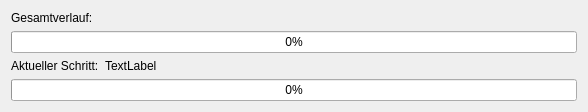
<?xml version="1.0" encoding="UTF-8"?>
<ui version="4.0">
 <class>Progress</class>
 <widget class="QDialog" name="Progress">
  <property name="windowModality">
   <enum>Qt::ApplicationModal</enum>
  </property>
  <property name="geometry">
   <rect>
    <x>0</x>
    <y>0</y>
    <width>588</width>
    <height>110</height>
   </rect>
  </property>
  <property name="windowTitle">
   <string>Verdickungen finden</string>
  </property>
  <property name="modal">
   <bool>true</bool>
  </property>
  <layout class="QGridLayout" name="gridLayout_2">
   <item row="0" column="0">
    <layout class="QGridLayout" name="gridLayout">
     <item row="1" column="0">
      <widget class="QProgressBar" name="bar_total">
       <property name="maximum">
        <number>10000</number>
       </property>
       <property name="value">
        <number>0</number>
       </property>
      </widget>
     </item>
     <item row="3" column="0">
      <widget class="QProgressBar" name="bar_step">
       <property name="maximum">
        <number>10000</number>
       </property>
       <property name="value">
        <number>0</number>
       </property>
      </widget>
     </item>
     <item row="0" column="0">
      <layout class="QHBoxLayout" name="horizontalLayout">
       <item>
        <widget class="QLabel" name="lbl_total">
         <property name="sizePolicy">
          <sizepolicy hsizetype="Minimum" vsizetype="Minimum">
           <horstretch>0</horstretch>
           <verstretch>0</verstretch>
          </sizepolicy>
         </property>
         <property name="text">
          <string>Gesamtverlauf:</string>
         </property>
        </widget>
       </item>
      </layout>
     </item>
     <item row="2" column="0">
      <layout class="QHBoxLayout" name="horizontalLayout_2">
       <item>
        <widget class="QLabel" name="lbl_step">
         <property name="sizePolicy">
          <sizepolicy hsizetype="Minimum" vsizetype="Minimum">
           <horstretch>0</horstretch>
           <verstretch>0</verstretch>
          </sizepolicy>
         </property>
         <property name="text">
          <string>Aktueller Schritt:</string>
         </property>
        </widget>
       </item>
       <item>
        <widget class="QLabel" name="lbl_step_name">
         <property name="sizePolicy">
          <sizepolicy hsizetype="MinimumExpanding" vsizetype="Minimum">
           <horstretch>0</horstretch>
           <verstretch>0</verstretch>
          </sizepolicy>
         </property>
         <property name="text">
          <string>TextLabel</string>
         </property>
        </widget>
       </item>
      </layout>
     </item>
    </layout>
   </item>
  </layout>
 </widget>
 <resources/>
 <connections/>
</ui>
